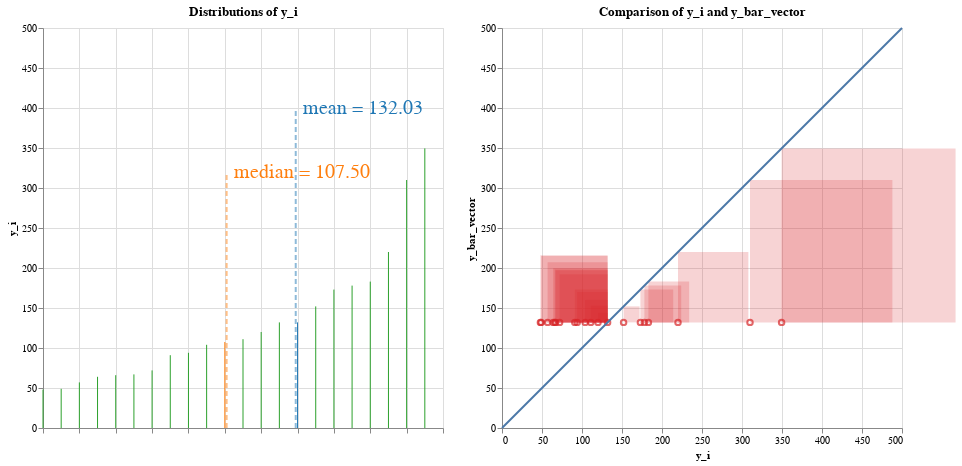

Notebook code cell kept with this figure:
### Code cell
vis_from_node(square_variances, data_dict, input_vars)

### Figure 1 — Vega-Lite specification as saved in the notebook (floating-point values rounded to 4 significant figures)
{"config": {"view": {"continuousWidth": 300, "continuousHeight": 300}}, "hconcat": [{"layer": [{"data": {"name": "data-670f260c0f9ce60332e8b9d1c786290e"}, "mark": {"type": "line"}, "encoding": {"color": {"condition": {"param": "param_8", "empty": false, "value": "yellow"}, "field": "color", "legend": null, "scale": {"scheme": "category10"}, "type": "nominal"}, "tooltip": [{"field": "age", "type": "quantitative"}, {"field": "bmi", "type": "quantitative"}, {"field": "bp", "type": "quantitative"}, {"field": "glu", "type": "quantitative"}, {"field": "hdl", "type": "quantitative"}, {"field": "id", "type": "quantitative"}, {"field": "ldl", "type": "quantitative"}, {"field": "ltg", "type": "quantitative"}, {"field": "sex", "type": "quantitative"}, {"field": "tc", "type": "quantitative"}, {"field": "tch", "type": "quantitative"}, {"field": "y_hat_i", "type": "quantitative"}, {"field": "y_i", "type": "quantitative"}], "x": {"axis": {"labels": false, "title": ""}, "field": "x", "type": "quantitative"}, "x2": {"field": "x2"}, "y": {"axis": {"title": "y_i"}, "field": "y", "scale": {"domain": [0, 500]}, "type": "quantitative"}, "y2": {"field": "y2"}}, "name": "view_16", "title": "Distributions of y_i"}, {"data": {"name": "data-19979701fa187d85091e386883aaf85b"}, "mark": {"type": "line", "opacity": 0.5, "strokeDash": [5, 3], "strokeWidth": 2}, "encoding": {"color": {"field": "color", "legend": null, "scale": {"scheme": "category10"}, "type": "nominal"}, "x": {"field": "x", "type": "quantitative"}, "y": {"field": "y", "type": "quantitative"}}}, {"data": {"name": "data-19979701fa187d85091e386883aaf85b"}, "mark": {"type": "text", "align": "left", "baseline": "middle", "dx": 7, "fontSize": 20}, "encoding": {"color": {"field": "color", "legend": null, "scale": {"scheme": "category10"}, "type": "nominal"}, "text": {"value": "mean = 132.03"}, "x": {"field": "x", "type": "quantitative"}, "y": {"field": "y", "type": "quantitative"}}, "transform": [{"filter": "(datum.y > 0)"}]}, {"data": {"name": "data-b38c351dfa418d37263b51cb432adac3"}, "mark": {"type": "line", "opacity": 0.5, "strokeDash": [5, 3], "strokeWidth": 2}, "encoding": {"color": {"field": "color", "legend": null, "scale": {"scheme": "category10"}, "type": "nominal"}, "x": {"field": "x", "type": "quantitative"}, "y": {"field": "y", "type": "quantitative"}}}, {"data": {"name": "data-b38c351dfa418d37263b51cb432adac3"}, "mark": {"type": "text", "align": "left", "baseline": "middle", "dx": 7, "fontSize": 20}, "encoding": {"color": {"field": "color", "legend": null, "scale": {"scheme": "category10"}, "type": "nominal"}, "text": {"value": "median = 107.50"}, "x": {"field": "x", "type": "quantitative"}, "y": {"field": "y", "type": "quantitative"}}, "transform": [{"filter": "(datum.y > 0)"}]}], "height": 400.0, "width": 400.0}, {"layer": [{"mark": {"type": "point"}, "encoding": {"color": {"condition": {"param": "param_8", "empty": false, "value": "yellow"}, "field": "color", "legend": null, "scale": {"scheme": "category10"}, "type": "nominal"}, "tooltip": [{"field": "age", "type": "quantitative"}, {"field": "bmi", "type": "quantitative"}, {"field": "bp", "type": "quantitative"}, {"field": "glu", "type": "quantitative"}, {"field": "hdl", "type": "quantitative"}, {"field": "id", "type": "quantitative"}, {"field": "ldl", "type": "quantitative"}, {"field": "ltg", "type": "quantitative"}, {"field": "sex", "type": "quantitative"}, {"field": "tc", "type": "quantitative"}, {"field": "tch", "type": "quantitative"}, {"field": "y_hat_i", "type": "quantitative"}, {"field": "y_i", "type": "quantitative"}], "x": {"axis": {"title": "y_i"}, "field": "x", "scale": {"domain": [0, 500]}, "type": "quantitative"}, "y": {"axis": {"title": "y_bar_vector"}, "field": "y", "scale": {"domain": [0, 500]}, "type": "quantitative"}}, "title": "Comparison of y_i and y_bar_vector"}, {"mark": {"type": "rect", "opacity": 0.2}, "encoding": {"color": {"condition": {"param": "param_8", "empty": false, "value": "yellow"}, "field": "color", "legend": null, "scale": {"scheme": "category10"}, "type": "nominal"}, "tooltip": [{"field": "age", "type": "quantitative"}, {"field": "bmi", "type": "quantitative"}, {"field": "bp", "type": "quantitative"}, {"field": "glu", "type": "quantitative"}, {"field": "hdl", "type": "quantitative"}, {"field": "id", "type": "quantitative"}, {"field": "ldl", "type": "quantitative"}, {"field": "ltg", "type": "quantitative"}, {"field": "sex", "type": "quantitative"}, {"field": "tc", "type": "quantitative"}, {"field": "tch", "type": "quantitative"}, {"field": "y_hat_i", "type": "quantitative"}, {"field": "y_i", "type": "quantitative"}], "x": {"axis": {"title": "y_i"}, "field": "x", "scale": {"domain": [0, 500]}, "type": "quantitative"}, "x2": {"field": "squarex2"}, "y": {"axis": {"title": "y_bar_vector"}, "field": "y", "scale": {"domain": [0, 500]}, "type": "quantitative"}, "y2": {"field": "squarey2"}}, "name": "view_17", "title": "Magnitudes of y_i_minus_y_bar_squared"}, {"data": {"name": "data-e18c70fdf05de719b9350ab397f3d2c9"}, "mark": {"type": "line"}, "encoding": {"x": {"field": "x", "type": "quantitative"}, "y": {"field": "y", "type": "quantitative"}}}], "data": {"name": "data-2e7a50428c5dc41d99f7f3220bcfb29d"}, "height": 400.0, "width": 400.0}], "params": [{"name": "param_8", "select": {"type": "point", "fields": ["id"], "on": "mouseover"}, "views": ["view_16", "view_17"]}], "$schema": "https://vega.github.io/schema/vega-lite/v5.16.3.json", "datasets": {"data-670f260c0f9ce60332e8b9d1c786290e": [{"val": 48.0, "is_mean": false, "is_median": false, "y_i": 48.0, "y_hat_i": 52.55, "age": -0.05637, "sex": -0.04464, "bmi": -0.07411, "bp": -0.05043, "tc": -0.02496, "ldl": -0.04703, "hdl": 0.09282, "tch": -0.07639, "ltg": -0.06118, "glu": -0.04664, "id": 14, "x": 0, "color": "y_i", "y": 0, "x2": 0, "y2": 48.0}, {"val": 49.0, "is_mean": false, "is_median": false, "y_i": 49.0, "y_hat_i": 132.2, "age": 0.01628, "sex": -0.04464, "bmi": 0.001339, "bp": 0.008101, "tc": 0.005311, "ldl": 0.0109, "hdl": 0.03023, "tch": -0.03949, "ltg": -0.04542, "glu": 0.03206, "id": 12, "x": 1, "color": "y_i", "y": 0, "x2": 1, "y2": 49.0}, {"val": 57.0, "is_mean": false, "is_median": false, "y_i": 57.0, "y_hat_i": 52.6, "age": -0.04547, "sex": -0.04464, "bmi": -0.07303, "bp": -0.08141, "tc": 0.08374, "ldl": 0.02781, "hdl": 0.1738, "tch": -0.03949, "ltg": -0.004222, "glu": 0.003064, "id": 19, "x": 2, "color": "y_i", "y": 0, "x2": 2, "y2": 57.0}, {"val": 64.0, "is_mean": false, "is_median": false, "y_i": 64.0, "y_hat_i": 120.3, "age": -0.01278, "sex": -0.04464, "bmi": -0.02345, "bp": -0.0401, "tc": -0.0167, "ldl": 0.004636, "hdl": -0.01763, "tch": -0.002592, "ltg": -0.03846, "glu": -0.03836, "id": 13, "x": 3, "color": "y_i", "y": 0, "x2": 3, "y2": 64.0}, {"val": 66.0, "is_mean": false, "is_median": false, "y_i": 66.0, "y_hat_i": 124.3, "age": 0.07077, "sex": 0.05068, "bmi": -0.031, "bp": 0.02187, "tc": -0.03734, "ldl": -0.04703, "hdl": 0.03391, "tch": -0.03949, "ltg": -0.01496, "glu": -0.001078, "id": 9, "x": 4, "color": "y_i", "y": 0, "x2": 4, "y2": 66.0}, {"val": 67.0, "is_mean": false, "is_median": false, "y_i": 67.0, "y_hat_i": 131.1, "age": -0.03457, "sex": 0.05068, "bmi": 0.00565, "bp": -0.00567, "tc": -0.07312, "ldl": -0.06269, "hdl": -0.006584, "tch": -0.03949, "ltg": -0.04542, "glu": 0.03206, "id": 5, "x": 5, "color": "y_i", "y": 0, "x2": 5, "y2": 67.0}, {"val": 72.0, "is_mean": false, "is_median": false, "y_i": 72.0, "y_hat_i": 61.2, "age": -0.02731, "sex": -0.04464, "bmi": -0.0601, "bp": -0.02977, "tc": 0.04659, "ldl": 0.01998, "hdl": 0.1223, "tch": -0.03949, "ltg": -0.0514, "glu": -0.009362, "id": 11, "x": 6, "color": "y_i", "y": 0, "x2": 6, "y2": 72.0}, {"val": 91.0, "is_mean": false, "is_median": false, "y_i": 91.0, "y_hat_i": 155.4, "age": 0.009016, "sex": 0.05068, "bmi": -0.03962, "bp": 0.02876, "tc": 0.03833, "ldl": 0.07353, "hdl": -0.07285, "tch": 0.1081, "ltg": 0.01557, "glu": -0.04664, "id": 1, "x": 7, "color": "y_i", "y": 0, "x2": 7, "y2": 91.0}, {"val": 94.0, "is_mean": false, "is_median": false, "y_i": 94.0, "y_hat_i": 100.5, "age": -0.04184, "sex": -0.04464, "bmi": -0.03315, "bp": -0.02288, "tc": 0.04659, "ldl": 0.04159, "hdl": 0.056, "tch": -0.02473, "ltg": -0.02595, "glu": -0.03836, "id": 7, "x": 8, "color": "y_i", "y": 0, "x2": 8, "y2": 94.0}, {"val": 104.0, "is_mean": false, "is_median": false, "y_i": 104.0, "y_hat_i": 102.6, "age": -0.005515, "sex": 0.05068, "bmi": -0.01591, "bp": -0.06764, "tc": 0.04934, "ldl": 0.07917, "hdl": -0.02867, "tch": 0.03431, "ltg": -0.01811, "glu": 0.04449, "id": 16, "x": 9, "color": "y_i", "y": 0, "x2": 9, "y2": 104.0}, {"val": 107.5, "is_mean": false, "is_median": true, "y_i": -2.0, "y_hat_i": -2.0, "age": -2.0, "sex": -2.0, "bmi": -2.0, "bp": -2.0, "tc": -2.0, "ldl": -2.0, "hdl": -2.0, "tch": -2.0, "ltg": -2.0, "glu": -2.0, "id": 21, "x": 10, "color": "median", "y": 0, "x2": 10, "y2": 107.5}, {"val": 111.0, "is_mean": false, "is_median": false, "y_i": 111.0, "y_hat_i": 172.9, "age": 0.001751, "sex": 0.05068, "bmi": 0.01104, "bp": -0.01944, "tc": -0.0167, "ldl": -0.003819, "hdl": -0.04708, "tch": 0.03431, "ltg": 0.02406, "glu": 0.02377, "id": 2, "x": 11, "color": "y_i", "y": 0, "x2": 11, "y2": 111.0}, {"val": 120.0, "is_mean": false, "is_median": false, "y_i": 120.0, "y_hat_i": 164.8, "age": 0.03081, "sex": 0.05068, "bmi": -0.03423, "bp": 0.04367, "tc": 0.0576, "ldl": 0.06883, "hdl": -0.03236, "tch": 0.05756, "ltg": 0.03546, "glu": 0.08591, "id": 4, "x": 12, "color": "y_i", "y": 0, "x2": 12, "y2": 120.0}, {"val": 132.0, "is_mean": false, "is_median": false, "y_i": 132.0, "y_hat_i": 123.6, "age": 0.04171, "sex": 0.05068, "bmi": -0.01591, "bp": 0.01729, "tc": -0.03734, "ldl": -0.01384, "hdl": -0.02499, "tch": -0.01108, "ltg": -0.04688, "glu": 0.01549, "id": 17, "x": 13, "color": "y_i", "y": 0, "x2": 13, "y2": 132.0}, {"val": 132.0, "is_mean": true, "is_median": false, "y_i": -1.0, "y_hat_i": -1.0, "age": -1.0, "sex": -1.0, "bmi": -1.0, "bp": -1.0, "tc": -1.0, "ldl": -1.0, "hdl": -1.0, "tch": -1.0, "ltg": -1.0, "glu": -1.0, "id": 20, "x": 14, "color": "mean", "y": 0, "x2": 14, "y2": 132.0}, {"val": 152.0, "is_mean": false, "is_median": false, "y_i": 152.0, "y_hat_i": 111.5, "age": -0.07817, "sex": -0.04464, "bmi": -0.0407, "bp": -0.08141, "tc": -0.1006, "ldl": -0.1128, "hdl": 0.02287, "tch": -0.07639, "ltg": -0.02029, "glu": -0.05078, "id": 3, "x": 15, "color": "y_i", "y": 0, "x2": 15, "y2": 152.0}, {"val": 173.0, "is_mean": false, "is_median": false, "y_i": 173.0, "y_hat_i": 218.4, "age": 0.009016, "sex": -0.04464, "bmi": 0.05523, "bp": -0.00567, "tc": 0.0576, "ldl": 0.04472, "hdl": -0.002903, "tch": 0.02324, "ltg": 0.05569, "glu": 0.1066, "id": 10, "x": 16, "color": "y_i", "y": 0, "x2": 16, "y2": 173.0}, {"val": 178.0, "is_mean": false, "is_median": false, "y_i": 178.0, "y_hat_i": 194.0, "age": 0.04171, "sex": 0.05068, "bmi": 0.01966, "bp": 0.05974, "tc": -0.005697, "ldl": -0.002566, "hdl": -0.02867, "tch": -0.002592, "ltg": 0.03119, "glu": 0.007207, "id": 15, "x": 17, "color": "y_i", "y": 0, "x2": 17, "y2": 178.0}, {"val": 183.0, "is_mean": false, "is_median": false, "y_i": 183.0, "y_hat_i": 117.1, "age": -0.009147, "sex": -0.04464, "bmi": -0.05686, "bp": -0.05043, "tc": 0.02182, "ldl": 0.04535, "hdl": -0.02867, "tch": 0.03431, "ltg": -0.009919, "glu": -0.01765, "id": 8, "x": 18, "color": "y_i", "y": 0, "x2": 18, "y2": 183.0}, {"val": 220.0, "is_mean": false, "is_median": false, "y_i": 220.0, "y_hat_i": 211.0, "age": -0.04547, "sex": -0.04464, "bmi": 0.03906, "bp": 0.001215, "tc": 0.01632, "ldl": 0.01528, "hdl": -0.02867, "tch": 0.02656, "ltg": 0.04453, "glu": -0.02593, "id": 18, "x": 19, "color": "y_i", "y": 0, "x2": 19, "y2": 220.0}, {"val": 310.0, "is_mean": false, "is_median": false, "y_i": 310.0, "y_hat_i": 259.1, "age": 0.04897, "sex": 0.05068, "bmi": 0.08864, "bp": 0.08729, "tc": 0.03558, "ldl": 0.02155, "hdl": -0.02499, "tch": 0.03431, "ltg": 0.06605, "glu": 0.1315, "id": 6, "x": 20, "color": "y_i", "y": 0, "x2": 20, "y2": 310.0}, {"val": 349.5, "is_mean": false, "is_median": false, "y_i": 349.5, "y_hat_i": 197.6, "age": -0.07817, "sex": 0.05068, "bmi": 0.07786, "bp": 0.05286, "tc": 0.07824, "ldl": 0.06445, "hdl": 0.02655, "tch": -0.002592, "ltg": 0.04067, "glu": -0.009362, "id": 0, "x": 21, "color": "y_i", "y": 0, "x2": 21, "y2": 349.5}], "data-19979701fa187d85091e386883aaf85b": [{"x": 13.9, "y": 0.0, "color": "mean"}, {"x": 13.9, "y": 400.0, "color": "mean"}], "data-b38c351dfa418d37263b51cb432adac3": [{"x": 10.1, "y": 0.0, "color": "median"}, {"x": 10.1, "y": 320.0, "color": "median"}], "data-2e7a50428c5dc41d99f7f3220bcfb29d": [{"linediff": 217.5, "color": "y_i_minus_y_bar_squared", "x": 349.5, "y": 132.0, "squarediff": 217.5, "id": 0, "y_i": 349.5, "y_hat_i": 197.6, "age": -0.07817, "sex": 0.05068, "bmi": 0.07786, "bp": 0.05286, "tc": 0.07824, "ldl": 0.06445, "hdl": 0.02655, "tch": -0.002592, "ltg": 0.04067, "glu": -0.009362, "squarex2": 567.0, "squarey2": 349.5}, {"linediff": -41.03, "color": "y_i_minus_y_bar_squared", "x": 91.0, "y": 132.0, "squarediff": 41.03, "id": 1, "y_i": 91.0, "y_hat_i": 155.4, "age": 0.009016, "sex": 0.05068, "bmi": -0.03962, "bp": 0.02876, "tc": 0.03833, "ldl": 0.07353, "hdl": -0.07285, "tch": 0.1081, "ltg": 0.01557, "glu": -0.04664, "squarex2": 132.0, "squarey2": 173.1}, {"linediff": -21.03, "color": "y_i_minus_y_bar_squared", "x": 111.0, "y": 132.0, "squarediff": 21.03, "id": 2, "y_i": 111.0, "y_hat_i": 172.9, "age": 0.001751, "sex": 0.05068, "bmi": 0.01104, "bp": -0.01944, "tc": -0.0167, "ldl": -0.003819, "hdl": -0.04708, "tch": 0.03431, "ltg": 0.02406, "glu": 0.02377, "squarex2": 132.0, "squarey2": 153.1}, {"linediff": 19.97, "color": "y_i_minus_y_bar_squared", "x": 152.0, "y": 132.0, "squarediff": 19.97, "id": 3, "y_i": 152.0, "y_hat_i": 111.5, "age": -0.07817, "sex": -0.04464, "bmi": -0.0407, "bp": -0.08141, "tc": -0.1006, "ldl": -0.1128, "hdl": 0.02287, "tch": -0.07639, "ltg": -0.02029, "glu": -0.05078, "squarex2": 172.0, "squarey2": 152.0}, {"linediff": -12.03, "color": "y_i_minus_y_bar_squared", "x": 120.0, "y": 132.0, "squarediff": 12.03, "id": 4, "y_i": 120.0, "y_hat_i": 164.8, "age": 0.03081, "sex": 0.05068, "bmi": -0.03423, "bp": 0.04367, "tc": 0.0576, "ldl": 0.06883, "hdl": -0.03236, "tch": 0.05756, "ltg": 0.03546, "glu": 0.08591, "squarex2": 132.0, "squarey2": 144.1}, {"linediff": -65.03, "color": "y_i_minus_y_bar_squared", "x": 67.0, "y": 132.0, "squarediff": 65.03, "id": 5, "y_i": 67.0, "y_hat_i": 131.1, "age": -0.03457, "sex": 0.05068, "bmi": 0.00565, "bp": -0.00567, "tc": -0.07312, "ldl": -0.06269, "hdl": -0.006584, "tch": -0.03949, "ltg": -0.04542, "glu": 0.03206, "squarex2": 132.0, "squarey2": 197.1}, {"linediff": 178.0, "color": "y_i_minus_y_bar_squared", "x": 310.0, "y": 132.0, "squarediff": 178.0, "id": 6, "y_i": 310.0, "y_hat_i": 259.1, "age": 0.04897, "sex": 0.05068, "bmi": 0.08864, "bp": 0.08729, "tc": 0.03558, "ldl": 0.02155, "hdl": -0.02499, "tch": 0.03431, "ltg": 0.06605, "glu": 0.1315, "squarex2": 488.0, "squarey2": 310.0}, {"linediff": -38.03, "color": "y_i_minus_y_bar_squared", "x": 94.0, "y": 132.0, "squarediff": 38.03, "id": 7, "y_i": 94.0, "y_hat_i": 100.5, "age": -0.04184, "sex": -0.04464, "bmi": -0.03315, "bp": -0.02288, "tc": 0.04659, "ldl": 0.04159, "hdl": 0.056, "tch": -0.02473, "ltg": -0.02595, "glu": -0.03836, "squarex2": 132.0, "squarey2": 170.1}, {"linediff": 50.97, "color": "y_i_minus_y_bar_squared", "x": 183.0, "y": 132.0, "squarediff": 50.97, "id": 8, "y_i": 183.0, "y_hat_i": 117.1, "age": -0.009147, "sex": -0.04464, "bmi": -0.05686, "bp": -0.05043, "tc": 0.02182, "ldl": 0.04535, "hdl": -0.02867, "tch": 0.03431, "ltg": -0.009919, "glu": -0.01765, "squarex2": 234.0, "squarey2": 183.0}, {"linediff": -66.03, "color": "y_i_minus_y_bar_squared", "x": 66.0, "y": 132.0, "squarediff": 66.03, "id": 9, "y_i": 66.0, "y_hat_i": 124.3, "age": 0.07077, "sex": 0.05068, "bmi": -0.031, "bp": 0.02187, "tc": -0.03734, "ldl": -0.04703, "hdl": 0.03391, "tch": -0.03949, "ltg": -0.01496, "glu": -0.001078, "squarex2": 132.0, "squarey2": 198.1}, {"linediff": 40.97, "color": "y_i_minus_y_bar_squared", "x": 173.0, "y": 132.0, "squarediff": 40.97, "id": 10, "y_i": 173.0, "y_hat_i": 218.4, "age": 0.009016, "sex": -0.04464, "bmi": 0.05523, "bp": -0.00567, "tc": 0.0576, "ldl": 0.04472, "hdl": -0.002903, "tch": 0.02324, "ltg": 0.05569, "glu": 0.1066, "squarex2": 214.0, "squarey2": 173.0}, {"linediff": -60.03, "color": "y_i_minus_y_bar_squared", "x": 72.0, "y": 132.0, "squarediff": 60.03, "id": 11, "y_i": 72.0, "y_hat_i": 61.2, "age": -0.02731, "sex": -0.04464, "bmi": -0.0601, "bp": -0.02977, "tc": 0.04659, "ldl": 0.01998, "hdl": 0.1223, "tch": -0.03949, "ltg": -0.0514, "glu": -0.009362, "squarex2": 132.0, "squarey2": 192.1}, {"linediff": -83.03, "color": "y_i_minus_y_bar_squared", "x": 49.0, "y": 132.0, "squarediff": 83.03, "id": 12, "y_i": 49.0, "y_hat_i": 132.2, "age": 0.01628, "sex": -0.04464, "bmi": 0.001339, "bp": 0.008101, "tc": 0.005311, "ldl": 0.0109, "hdl": 0.03023, "tch": -0.03949, "ltg": -0.04542, "glu": 0.03206, "squarex2": 132.0, "squarey2": 215.1}, {"linediff": -68.03, "color": "y_i_minus_y_bar_squared", "x": 64.0, "y": 132.0, "squarediff": 68.03, "id": 13, "y_i": 64.0, "y_hat_i": 120.3, "age": -0.01278, "sex": -0.04464, "bmi": -0.02345, "bp": -0.0401, "tc": -0.0167, "ldl": 0.004636, "hdl": -0.01763, "tch": -0.002592, "ltg": -0.03846, "glu": -0.03836, "squarex2": 132.0, "squarey2": 200.1}, {"linediff": -84.03, "color": "y_i_minus_y_bar_squared", "x": 48.0, "y": 132.0, "squarediff": 84.03, "id": 14, "y_i": 48.0, "y_hat_i": 52.55, "age": -0.05637, "sex": -0.04464, "bmi": -0.07411, "bp": -0.05043, "tc": -0.02496, "ldl": -0.04703, "hdl": 0.09282, "tch": -0.07639, "ltg": -0.06118, "glu": -0.04664, "squarex2": 132.0, "squarey2": 216.1}, {"linediff": 45.97, "color": "y_i_minus_y_bar_squared", "x": 178.0, "y": 132.0, "squarediff": 45.97, "id": 15, "y_i": 178.0, "y_hat_i": 194.0, "age": 0.04171, "sex": 0.05068, "bmi": 0.01966, "bp": 0.05974, "tc": -0.005697, "ldl": -0.002566, "hdl": -0.02867, "tch": -0.002592, "ltg": 0.03119, "glu": 0.007207, "squarex2": 224.0, "squarey2": 178.0}, {"linediff": -28.03, "color": "y_i_minus_y_bar_squared", "x": 104.0, "y": 132.0, "squarediff": 28.03, "id": 16, "y_i": 104.0, "y_hat_i": 102.6, "age": -0.005515, "sex": 0.05068, "bmi": -0.01591, "bp": -0.06764, "tc": 0.04934, "ldl": 0.07917, "hdl": -0.02867, "tch": 0.03431, "ltg": -0.01811, "glu": 0.04449, "squarex2": 132.0, "squarey2": 160.1}, {"linediff": -0.025, "color": "y_i_minus_y_bar_squared", "x": 132.0, "y": 132.0, "squarediff": 0.025, "id": 17, "y_i": 132.0, "y_hat_i": 123.6, "age": 0.04171, "sex": 0.05068, "bmi": -0.01591, "bp": 0.01729, "tc": -0.03734, "ldl": -0.01384, "hdl": -0.02499, "tch": -0.01108, "ltg": -0.04688, "glu": 0.01549, "squarex2": 132.0, "squarey2": 132.1}, {"linediff": 87.97, "color": "y_i_minus_y_bar_squared", "x": 220.0, "y": 132.0, "squarediff": 87.97, "id": 18, "y_i": 220.0, "y_hat_i": 211.0, "age": -0.04547, "sex": -0.04464, "bmi": 0.03906, "bp": 0.001215, "tc": 0.01632, "ldl": 0.01528, "hdl": -0.02867, "tch": 0.02656, "ltg": 0.04453, "glu": -0.02593, "squarex2": 308.0, "squarey2": 220.0}, {"linediff": -75.03, "color": "y_i_minus_y_bar_squared", "x": 57.0, "y": 132.0, "squarediff": 75.03, "id": 19, "y_i": 57.0, "y_hat_i": 52.6, "age": -0.04547, "sex": -0.04464, "bmi": -0.07303, "bp": -0.08141, "tc": 0.08374, "ldl": 0.02781, "hdl": 0.1738, "tch": -0.03949, "ltg": -0.004222, "glu": 0.003064, "squarex2": 132.0, "squarey2": 207.1}], "data-e18c70fdf05de719b9350ab397f3d2c9": [{"x": 0, "y": 0}, {"x": 500, "y": 500}]}}
